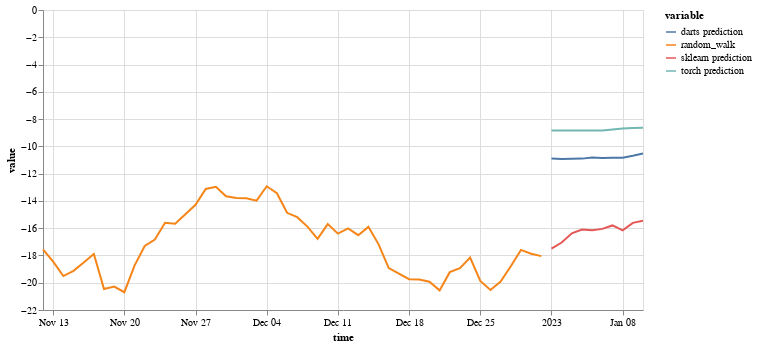

This figure's notebook cell:
### Markdown cell above
## Comparing predictions

### Code cell
(on.Plot()
    .add(on.marks.line, ts[-50:])
    .add(on.marks.line, darts_pred)
    .add(on.marks.line, sk_pred)
    .add(on.marks.line, torch_pred)
    .properties(width=600, height=300)
    .show()
)

### Figure 1 — Vega specification as saved in the notebook (floating-point values rounded to 4 significant figures)
{"$schema": "https://vega.github.io/schema/vega/v5.json", "data": [{"name": "source_0", "values": [{"time": "2022-11-12T00:00:00.000", "variable": "random_walk", "value": -17.55}, {"time": "2022-11-13T00:00:00.000", "variable": "random_walk", "value": -18.46}, {"time": "2022-11-14T00:00:00.000", "variable": "random_walk", "value": -19.51}, {"time": "2022-11-15T00:00:00.000", "variable": "random_walk", "value": -19.13}, {"time": "2022-11-16T00:00:00.000", "variable": "random_walk", "value": -18.52}, {"time": "2022-11-17T00:00:00.000", "variable": "random_walk", "value": -17.9}, {"time": "2022-11-18T00:00:00.000", "variable": "random_walk", "value": -20.46}, {"time": "2022-11-19T00:00:00.000", "variable": "random_walk", "value": -20.28}, {"time": "2022-11-20T00:00:00.000", "variable": "random_walk", "value": -20.7}, {"time": "2022-11-21T00:00:00.000", "variable": "random_walk", "value": -18.74}, {"time": "2022-11-22T00:00:00.000", "variable": "random_walk", "value": -17.3}, {"time": "2022-11-23T00:00:00.000", "variable": "random_walk", "value": -16.84}, {"time": "2022-11-24T00:00:00.000", "variable": "random_walk", "value": -15.6}, {"time": "2022-11-25T00:00:00.000", "variable": "random_walk", "value": -15.68}, {"time": "2022-11-26T00:00:00.000", "variable": "random_walk", "value": -14.97}, {"time": "2022-11-27T00:00:00.000", "variable": "random_walk", "value": -14.28}, {"time": "2022-11-28T00:00:00.000", "variable": "random_walk", "value": -13.13}, {"time": "2022-11-29T00:00:00.000", "variable": "random_walk", "value": -12.97}, {"time": "2022-11-30T00:00:00.000", "variable": "random_walk", "value": -13.65}, {"time": "2022-12-01T00:00:00.000", "variable": "random_walk", "value": -13.79}, {"time": "2022-12-02T00:00:00.000", "variable": "random_walk", "value": -13.81}, {"time": "2022-12-03T00:00:00.000", "variable": "random_walk", "value": -13.98}, {"time": "2022-12-04T00:00:00.000", "variable": "random_walk", "value": -12.93}, {"time": "2022-12-05T00:00:00.000", "variable": "random_walk", "value": -13.43}, {"time": "2022-12-06T00:00:00.000", "variable": "random_walk", "value": -14.87}, {"time": "2022-12-07T00:00:00.000", "variable": "random_walk", "value": -15.2}, {"time": "2022-12-08T00:00:00.000", "variable": "random_walk", "value": -15.88}, {"time": "2022-12-09T00:00:00.000", "variable": "random_walk", "value": -16.79}, {"time": "2022-12-10T00:00:00.000", "variable": "random_walk", "value": -15.7}, {"time": "2022-12-11T00:00:00.000", "variable": "random_walk", "value": -16.4}, {"time": "2022-12-12T00:00:00.000", "variable": "random_walk", "value": -16.02}, {"time": "2022-12-13T00:00:00.000", "variable": "random_walk", "value": -16.52}, {"time": "2022-12-14T00:00:00.000", "variable": "random_walk", "value": -15.9}, {"time": "2022-12-15T00:00:00.000", "variable": "random_walk", "value": -17.18}, {"time": "2022-12-16T00:00:00.000", "variable": "random_walk", "value": -18.93}, {"time": "2022-12-17T00:00:00.000", "variable": "random_walk", "value": -19.34}, {"time": "2022-12-18T00:00:00.000", "variable": "random_walk", "value": -19.74}, {"time": "2022-12-19T00:00:00.000", "variable": "random_walk", "value": -19.76}, {"time": "2022-12-20T00:00:00.000", "variable": "random_walk", "value": -19.93}, {"time": "2022-12-21T00:00:00.000", "variable": "random_walk", "value": -20.56}, {"time": "2022-12-22T00:00:00.000", "variable": "random_walk", "value": -19.22}, {"time": "2022-12-23T00:00:00.000", "variable": "random_walk", "value": -18.93}, {"time": "2022-12-24T00:00:00.000", "variable": "random_walk", "value": -18.15}, {"time": "2022-12-25T00:00:00.000", "variable": "random_walk", "value": -19.87}, {"time": "2022-12-26T00:00:00.000", "variable": "random_walk", "value": -20.54}, {"time": "2022-12-27T00:00:00.000", "variable": "random_walk", "value": -19.91}, {"time": "2022-12-28T00:00:00.000", "variable": "random_walk", "value": -18.79}, {"time": "2022-12-29T00:00:00.000", "variable": "random_walk", "value": -17.59}, {"time": "2022-12-30T00:00:00.000", "variable": "random_walk", "value": -17.88}, {"time": "2022-12-31T00:00:00.000", "variable": "random_walk", "value": -18.05}], "transform": [{"type": "formula", "expr": "toDate(datum['time'])", "as": "time"}]}, {"name": "source_1", "values": [{"time": "2023-01-01T00:00:00.000", "variable": "darts prediction", "value": -10.89}, {"time": "2023-01-02T00:00:00.000", "variable": "darts prediction", "value": -10.92}, {"time": "2023-01-03T00:00:00.000", "variable": "darts prediction", "value": -10.91}, {"time": "2023-01-04T00:00:00.000", "variable": "darts prediction", "value": -10.9}, {"time": "2023-01-05T00:00:00.000", "variable": "darts prediction", "value": -10.82}, {"time": "2023-01-06T00:00:00.000", "variable": "darts prediction", "value": -10.86}, {"time": "2023-01-07T00:00:00.000", "variable": "darts prediction", "value": -10.84}, {"time": "2023-01-08T00:00:00.000", "variable": "darts prediction", "value": -10.83}, {"time": "2023-01-09T00:00:00.000", "variable": "darts prediction", "value": -10.7}, {"time": "2023-01-10T00:00:00.000", "variable": "darts prediction", "value": -10.53}], "transform": [{"type": "formula", "expr": "toDate(datum['time'])", "as": "time"}]}, {"name": "source_2", "values": [{"time": "2023-01-01T00:00:00.000", "variable": "sklearn prediction", "value": -17.5}, {"time": "2023-01-02T00:00:00.000", "variable": "sklearn prediction", "value": -17.05}, {"time": "2023-01-03T00:00:00.000", "variable": "sklearn prediction", "value": -16.37}, {"time": "2023-01-04T00:00:00.000", "variable": "sklearn prediction", "value": -16.1}, {"time": "2023-01-05T00:00:00.000", "variable": "sklearn prediction", "value": -16.15}, {"time": "2023-01-06T00:00:00.000", "variable": "sklearn prediction", "value": -16.05}, {"time": "2023-01-07T00:00:00.000", "variable": "sklearn prediction", "value": -15.8}, {"time": "2023-01-08T00:00:00.000", "variable": "sklearn prediction", "value": -16.16}, {"time": "2023-01-09T00:00:00.000", "variable": "sklearn prediction", "value": -15.61}, {"time": "2023-01-10T00:00:00.000", "variable": "sklearn prediction", "value": -15.46}], "transform": [{"type": "formula", "expr": "toDate(datum['time'])", "as": "time"}]}, {"name": "source_3", "values": [{"time": "2023-01-01T00:00:00.000", "variable": "torch prediction", "value": -8.837}, {"time": "2023-01-02T00:00:00.000", "variable": "torch prediction", "value": -8.837}, {"time": "2023-01-03T00:00:00.000", "variable": "torch prediction", "value": -8.836}, {"time": "2023-01-04T00:00:00.000", "variable": "torch prediction", "value": -8.835}, {"time": "2023-01-05T00:00:00.000", "variable": "torch prediction", "value": -8.834}, {"time": "2023-01-06T00:00:00.000", "variable": "torch prediction", "value": -8.835}, {"time": "2023-01-07T00:00:00.000", "variable": "torch prediction", "value": -8.756}, {"time": "2023-01-08T00:00:00.000", "variable": "torch prediction", "value": -8.691}, {"time": "2023-01-09T00:00:00.000", "variable": "torch prediction", "value": -8.651}, {"time": "2023-01-10T00:00:00.000", "variable": "torch prediction", "value": -8.626}], "transform": [{"type": "formula", "expr": "toDate(datum['time'])", "as": "time"}]}, {"name": "source_0_color_domain_variable_0", "values": [{"variable": "random_walk"}]}, {"name": "source_1_color_domain_variable_1", "values": [{"variable": "darts prediction"}]}, {"name": "source_2_color_domain_variable_2", "values": [{"variable": "sklearn prediction"}]}, {"name": "source_3_color_domain_variable_3", "values": [{"variable": "torch prediction"}]}], "marks": [{"type": "group", "name": "layer_0_pathgroup", "from": {"facet": {"data": "source_0", "name": "faceted_path_layer_0_main", "groupby": ["variable"]}}, "encode": {"update": {"height": {"field": {"signal": null, "datum": null, "group": "height", "parent": null}}, "width": {"field": {"signal": null, "datum": null, "group": "width", "parent": null}}}}, "marks": [{"type": "line", "name": "layer_0_marks", "from": {"data": "faceted_path_layer_0_main"}, "sort": {"field": "x"}, "encode": {"update": {"stroke": {"field": "variable", "scale": "color"}, "y": {"field": "value", "scale": "y"}, "x": {"field": "time", "scale": "x"}, "defined": {"signal": "isValid(datum[\"time\"]) && isFinite(+datum[\"time\"]) && isValid(datum[\"value\"]) && isFinite(+datum[\"value\"])"}}}, "style": ["line"]}]}, {"type": "group", "name": "layer_1_pathgroup", "from": {"facet": {"data": "source_1", "name": "faceted_path_layer_1_main", "groupby": ["variable"]}}, "encode": {"update": {"width": {"field": {"signal": null, "datum": null, "group": "width", "parent": null}}, "height": {"field": {"signal": null, "datum": null, "group": "height", "parent": null}}}}, "marks": [{"type": "line", "name": "layer_1_marks", "from": {"data": "faceted_path_layer_1_main"}, "sort": {"field": "x"}, "encode": {"update": {"y": {"field": "value", "scale": "y"}, "x": {"field": "time", "scale": "x"}, "stroke": {"field": "variable", "scale": "color"}, "defined": {"signal": "isValid(datum[\"time\"]) && isFinite(+datum[\"time\"]) && isValid(datum[\"value\"]) && isFinite(+datum[\"value\"])"}}}, "style": ["line"]}]}, {"type": "group", "name": "layer_2_pathgroup", "from": {"facet": {"data": "source_2", "name": "faceted_path_layer_2_main", "groupby": ["variable"]}}, "encode": {"update": {"width": {"field": {"signal": null, "datum": null, "group": "width", "parent": null}}, "height": {"field": {"signal": null, "datum": null, "group": "height", "parent": null}}}}, "marks": [{"type": "line", "name": "layer_2_marks", "from": {"data": "faceted_path_layer_2_main"}, "sort": {"field": "x"}, "encode": {"update": {"stroke": {"field": "variable", "scale": "color"}, "y": {"field": "value", "scale": "y"}, "defined": {"signal": "isValid(datum[\"time\"]) && isFinite(+datum[\"time\"]) && isValid(datum[\"value\"]) && isFinite(+datum[\"value\"])"}, "x": {"field": "time", "scale": "x"}}}, "style": ["line"]}]}, {"type": "group", "name": "layer_3_pathgroup", "from": {"facet": {"data": "source_3", "name": "faceted_path_layer_3_main", "groupby": ["variable"]}}, "encode": {"update": {"width": {"field": {"signal": null, "datum": null, "group": "width", "parent": null}}, "height": {"field": {"signal": null, "datum": null, "group": "height", "parent": null}}}}, "marks": [{"type": "line", "name": "layer_3_marks", "from": {"data": "faceted_path_layer_3_main"}, "sort": {"field": "x"}, "encode": {"update": {"stroke": {"field": "variable", "scale": "color"}, "y": {"field": "value", "scale": "y"}, "defined": {"signal": "isValid(datum[\"time\"]) && isFinite(+datum[\"time\"]) && isValid(datum[\"value\"]) && isFinite(+datum[\"value\"])"}, "x": {"field": "time", "scale": "x"}}}, "style": ["line"]}]}], "scales": [{"name": "x", "type": "time", "domain": {"fields": [{"data": "source_0", "field": "time"}, {"data": "source_1", "field": "time"}, {"data": "source_2", "field": "time"}, {"data": "source_3", "field": "time"}]}, "range": [0, {"signal": "width"}]}, {"name": "y", "type": "linear", "domain": {"fields": [{"data": "source_0", "field": "value"}, {"data": "source_1", "field": "value"}, {"data": "source_2", "field": "value"}, {"data": "source_3", "field": "value"}]}, "range": [{"signal": "height"}, 0], "nice": true, "zero": true}, {"name": "color", "type": "ordinal", "domain": {"fields": [{"data": "source_0_color_domain_variable_0", "field": "variable"}, {"data": "source_1_color_domain_variable_1", "field": "variable"}, {"data": "source_2_color_domain_variable_2", "field": "variable"}, {"data": "source_3_color_domain_variable_3", "field": "variable"}], "sort": true}, "range": "category"}], "axes": [{"scale": "x", "domain": false, "labels": false, "grid": true, "maxExtent": 0, "ticks": false, "zindex": 0, "minExtent": 0, "orient": "bottom", "gridScale": "y", "tickCount": {"signal": "ceil(width/40)"}, "aria": false}, {"scale": "y", "orient": "left", "grid": true, "domain": false, "maxExtent": 0, "zindex": 0, "gridScale": "x", "labels": false, "aria": false, "minExtent": 0, "tickCount": {"signal": "ceil(height/40)"}, "ticks": false}, {"scale": "x", "orient": "bottom", "title": "time", "grid": false, "labelFlush": true, "zindex": 0, "tickCount": {"signal": "ceil(width/40)"}, "labelOverlap": true}, {"scale": "y", "tickCount": {"signal": "ceil(height/40)"}, "title": "value", "grid": false, "orient": "left", "labelOverlap": true, "zindex": 0}], "height": 300, "background": "white", "padding": 5, "width": 600, "legends": [{"stroke": "color", "symbolType": "stroke", "title": "variable"}], "style": "cell"}
